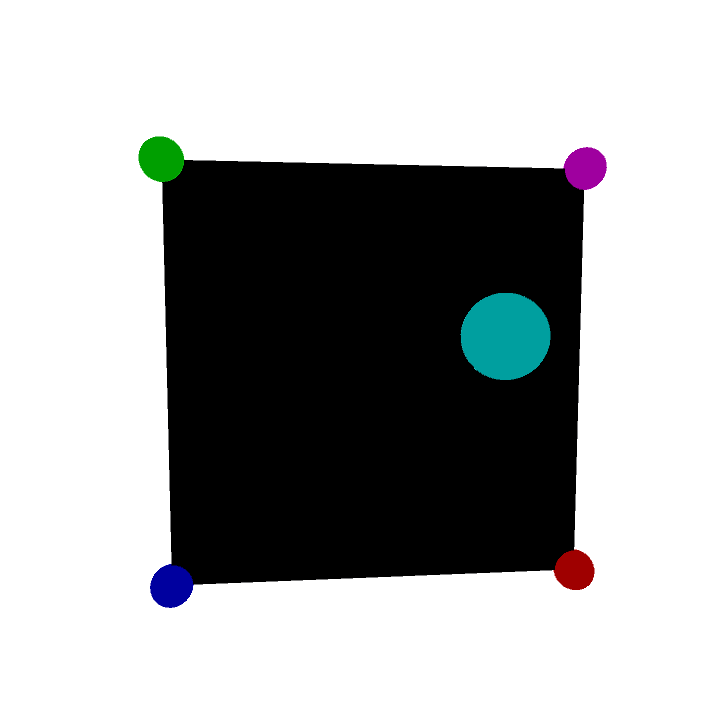
#> input picture tmp3.png, 720 x 720 px
$ python trackbar.py
#> lines starting #> are read from the running program, lines starting #| are printed output that depends on the picture
#> further down, img is the input picture: shape (720, 720, 3); mean B, G, R 171.8, 171.4, 169.8
import cv2
import numpy as np

def extract(state):

    # unin8
    state = np.uint8(
        np.array(
            state * 255.0
        )
    )
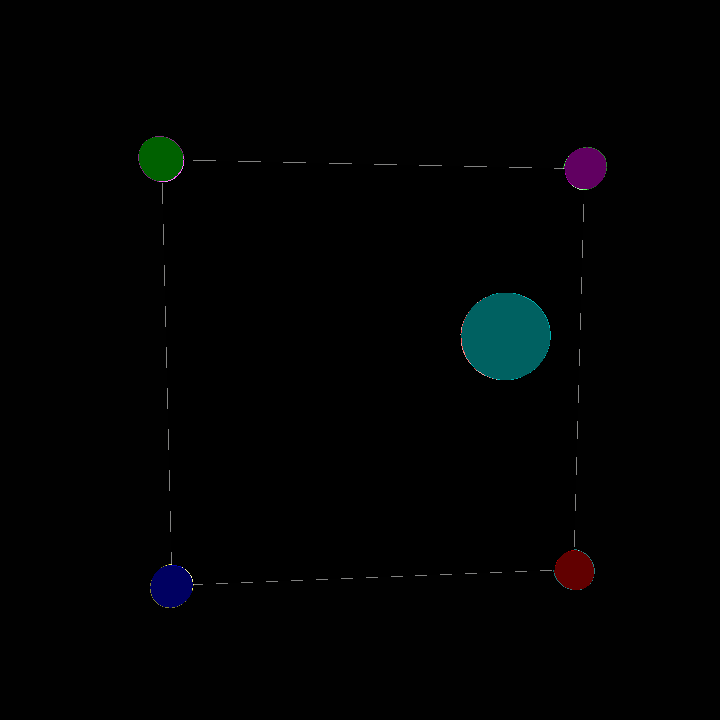
#> state: shape (720, 720, 3); mean of channels 0, 1, 2 2.6, 2.4, 1.4; drawn as B, G, R

    ori_state = state.copy()

    # pre process
    state = cv2.cvtColor(state, cv2.COLOR_BGR2GRAY)
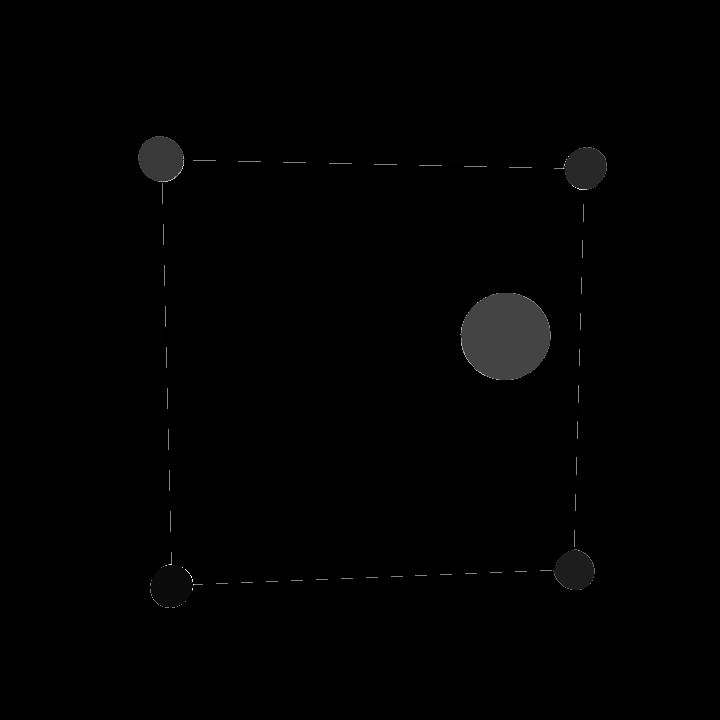
#> state: shape (720, 720); min 0, max 246, mean 2.1
    state = cv2.GaussianBlur(state, (0, 0), 1)

    cv2.namedWindow("Trackbar Test")

    cv2.createTrackbar("minDistance", "Trackbar Test", 1, 255, lambda x : x)
    cv2.createTrackbar("param1", "Trackbar Test", 1, 255, lambda x : x)
    # cv2.createTrackbar("param2", "Trackbar Test", 1, 255, lambda x : x)
    cv2.createTrackbar("minRadius", "Trackbar Test", 1, 255, lambda x : x)
    cv2.createTrackbar("maxRadius", "Trackbar Test", 1, 255, lambda x : x)

    cv2.setTrackbarPos("minDistance", "Trackbar Test", 50)
    cv2.setTrackbarPos("param1", "Trackbar Test", 25)
    # cv2.setTrackbarPos("param2", "Trackbar Test", 20)
    cv2.setTrackbarPos("minRadius", "Trackbar Test", 15)
    cv2.setTrackbarPos("maxRadius", "Trackbar Test", 50)


    while cv2.waitKey(1) is not ord('q'):
#> (key q is pressed here)
        tmp = ori_state.copy()

        minDistance = cv2.getTrackbarPos("minDistance", "Trackbar Test")
        param1 = cv2.getTrackbarPos("param1", "Trackbar Test")
        # param2 = cv2.getTrackbarPos("param2", "Trackbar Test")
        minRadius = cv2.getTrackbarPos("minRadius", "Trackbar Test")
        maxRadius = cv2.getTrackbarPos("maxRadius", "Trackbar Test")

        cv2.putText(
            tmp,
            "minDis: " + str(minDistance) + " param1: " + str(param1) + " min r: " + str(minRadius) + " max r: " + str(maxRadius),
            (50,100),
            cv2.FONT_HERSHEY_SCRIPT_SIMPLEX, 1, (255,0,0), 2
        )


        circles = cv2.HoughCircles(state, cv2.HOUGH_GRADIENT, 1, minDistance,
                                    param1=param1, param2=param1/2, minRadius=minRadius, maxRadius=maxRadius)

        print(circles)
        if circles is not None:
            print(circles.shape)
            for circle in circles[0]:
                x, y, radius = circle

                print(x, y)

                cv2.circle(
                    tmp,
                    (int(x), int(y)), int(radius),
                    (0, 0, 255),
                    2, cv2.LINE_AA
                )

        cv2.imshow("Tracbar Test", tmp)

if __name__=="__main__":
    img = cv2.imread("tmp3.png")
    extract(img)
